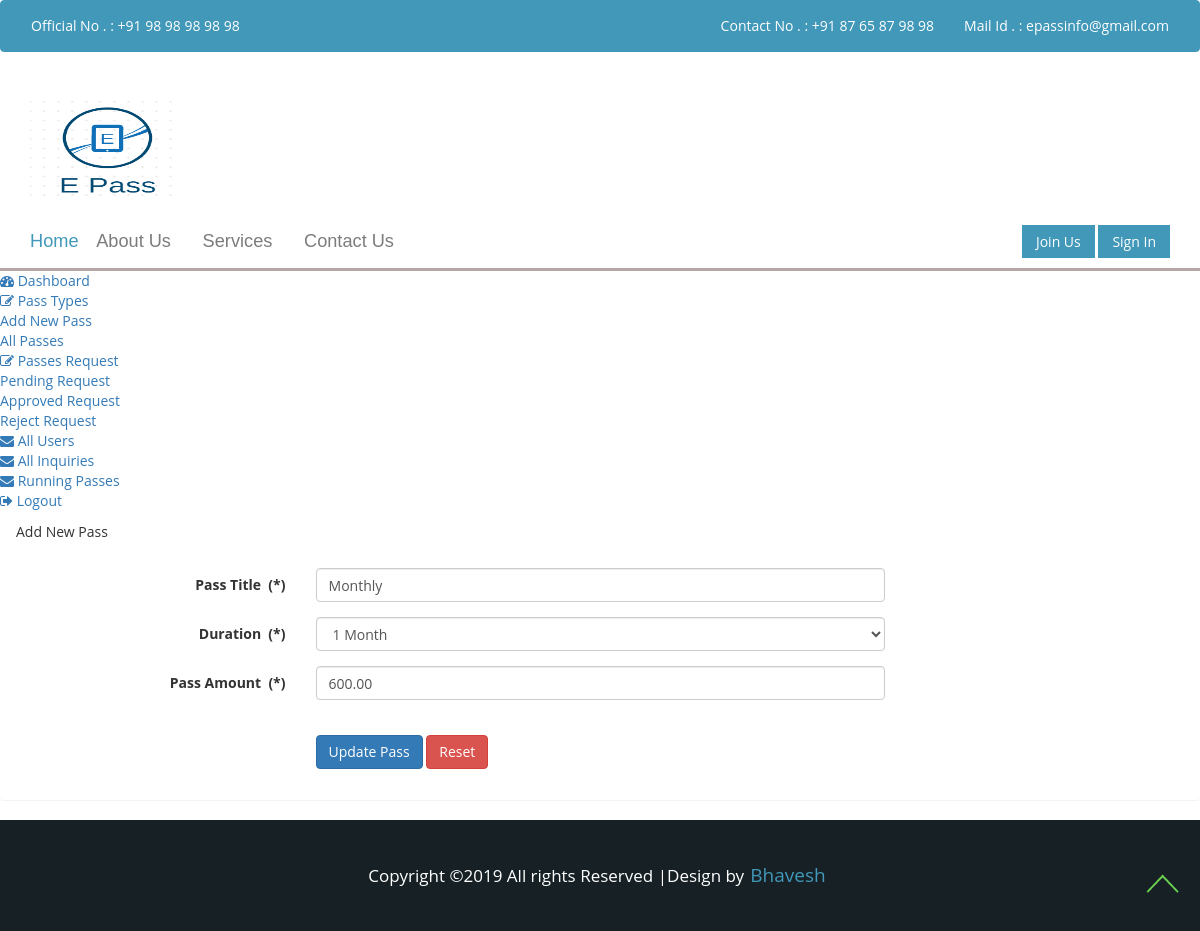
/edit.php?editid=3, run on the app's committed database.
### tables this page shows
CREATE TABLE `pass` (
  `id` int(11) NOT NULL,
  `title` varchar(255) NOT NULL,
  `duration` int(10) NOT NULL,
  `amount` decimal(10,2) NOT NULL
);

### edit.php (the view, shortened to what this page needs)
<?php
include 'inc/connection.php';
$id=$_GET["editid"];
$result= $con->query("select * from pass where id='$id'");
$row=$result->fetch_object();
$title=$row->title;
$duration=$row->duration;
$amount=$row->amount;
?>
<!DOCTYPE html>
<head>
<link rel="stylesheet" href="css/bootstrap.min.css" >
<link href="css/style.css" rel='stylesheet' type='text/css' />
<link href="css/style-responsive.css" rel="stylesheet"/>
<link rel="stylesheet" href="css/font.css" type="text/css"/>
<link href="css/font-awesome.css" rel="stylesheet">
</head>
<body>
<section id="container">
<?php include 'inc/header.php';?>
<?php include 'inc/sidebar.php';?>
<section id="main-content">
	<section class="wrapper">
	<div class="form-w3layouts">
        <div class="row">
        <div class="col-lg-12">
        <section class="panel">
            <header class="panel-heading">
                Add New Pass
            </header>
            <div class="panel-body">
                <form class="form-horizontal bucket-form" method="post">
                    <div class="form-group">
                        <label class="col-sm-3 control-label">Pass Title &nbsp;(*)</label>
                        <div class="col-sm-6">
                            <input type="text" class="form-control" id="title" name="title" value="<?php echo $title;?>">
                        </div>
                    </div>
                    <div class="form-group">
                        <label class="col-sm-3 control-label">Duration &nbsp;(*)</label>
                        <div class="col-sm-6">
                            <select class="form-control" name="duration" id="duration">
                                 <option value="1" <?php if($duration==1) echo 'selected';?>>1 Month</option>
                            </select>
                        </div>
                    </div>
                      <div class="form-group">
                        <label class="col-sm-3 control-label">Pass Amount &nbsp;(*)</label>
                        <div class="col-sm-6">
                            <input type="text" class="form-control" id="amount" name="amount" value="<?php echo $amount;?>">
                        </div>
                    </div>
                    <div class="form-group has-error">
                        <label class="col-sm-3 control-label col-lg-3" for="inputError"></label>
                        <div class="col-lg-6">
                            <br/>
                            <input type="submit" class="btn btn-primary" id="btnupdate" name="btnupdate" value="Update Pass">
                             <input type="reset" class="btn btn-danger" id="btnreset" name="btnreset" value="Reset">
                        </div>
                    </div>
                </form>
            </div>
        </section>
        </div>
        </div>
        </div>
</section>
		 <?php include 'inc/footer.php';?>
</body>
</html>

### css/style.css (style rules this page uses)
body { padding:0 0; margin:0 0; font-family: 'Open Sans', sans-serif; }
.clearfix:before, .clearfix:after, .row:before, .row:after { content: '\0020'; display: block; overflow: hidden; visibility: hidden; width: 0; height: 0; }
.row:after, .clearfix:after { clear: both; }

### data on the page
pass: title "Monthly", duration "1 Month", amount "600.00"
